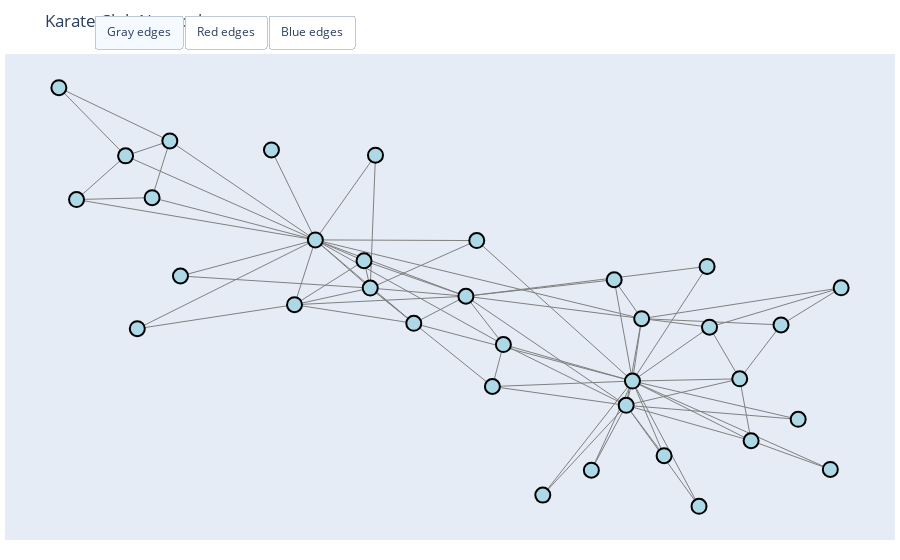

The notebook cell saved with this chart:
### Code cell
# Create a sample graph
G = nx.karate_club_graph()

# Compute the layout of the graph using the Fruchterman-Reingold algorithm
pos = nx.spring_layout(G)

# Add the 'pos' attribute to each node in the graph
for node in G.nodes():
    G.nodes[node]['pos'] = pos[node]

# Create a Plotly figure of the network
fig = go.Figure()

# Add edges to the figure
edge_x = []
edge_y = []
for edge in G.edges():
    x0, y0 = G.nodes[edge[0]]['pos']
    x1, y1 = G.nodes[edge[1]]['pos']
    edge_x.extend([x0, x1, None])
    edge_y.extend([y0, y1, None])

fig.add_trace(go.Scatter(x=edge_x, y=edge_y, mode='lines', line=dict(color='gray', width=1), hoverinfo='none'))

# Add nodes to the figure
node_x = []
node_y = []
node_text = []
for node in G.nodes():
    x, y = G.nodes[node]['pos']
    node_x.append(x)
    node_y.append(y)
    node_text.append(node)

fig.add_trace(go.Scatter(x=node_x, y=node_y, mode='markers', marker=dict(color='lightblue', size=15), text=node_text, hovertemplate='%{text}', hoverinfo='text'))

# Set the layout of the figure
fig.update_layout(title='Karate Club Network', showlegend=False, hovermode='closest',
                  margin=dict(b=20,l=5,r=5,t=40),
                  xaxis=dict(showgrid=False, zeroline=False, showticklabels=False),
                  yaxis=dict(showgrid=False, zeroline=False, showticklabels=False))

# Add interactivity to the figure
fig.update_layout(
    updatemenus=[
        dict(
            type="buttons",
            direction="left",
            buttons=list([
                dict(
                    args=[{"edge_color": "gray"}],
                    label="Gray edges",
                    method="restyle"
                ),
                dict(
                    args=[{"edge_color": "red"}],
                    label="Red edges",
                    method="restyle"
                ),
                dict(
                    args=[{"edge_color": "blue"}],
                    label="Blue edges",
                    method="restyle"
                )
            ]),
            showactive=True,
            pad={"r": 10, "t": 10},
            x=0.1,
            xanchor="left",
            y=1.1,
            yanchor="top"
        )
    ]
)

# Add style options to the figure
fig.update_traces(marker=dict(line=dict(width=2, color='black')))

# Display the figure
fig.show()

### Figure 1 — Plotly figure (JSON) as saved in the notebook; plotly's stock layout.template omitted (floating-point values rounded to 4 significant figures; data arrays with more than 128 entries replaced by an {"elided": "..."} marker saying what was removed)
{"data": [{"hoverinfo": "none", "line": {"color": "gray", "width": 1}, "marker": {"line": {"color": "black", "width": 2}}, "mode": "lines", "type": "scatter", "x": {"elided": "234 float values"}, "y": {"elided": "234 float values"}}, {"hoverinfo": "text", "hovertemplate": "%{text}", "marker": {"color": "lightblue", "line": {"color": "black", "width": 2}, "size": 15}, "mode": "markers", "text": ["0", "1", "2", "3", "4", "5", "6", "7", "8", "9", "10", "11", "12", "13", "14", "15", "16", "17", "18", "19", "20", "21", "22", "23", "24", "25", "26", "27", "28", "29", "30", "31", "32", "33"], "type": "scatter", "x": [-0.3911, -0.2629, -0.03938, -0.4398, -0.7725, -0.8345, -0.7311, -0.2774, 0.04819, 0.5241, -0.949, -0.4937, -0.8071, -0.1611, 0.7369, 0.4237, -0.9903, -0.2506, 0.5052, -0.01403, 0.1403, -0.7063, 0.2537, 0.6003, 0.8372, 0.6968, 0.812, 0.5297, 0.307, 0.6269, 0.02253, 0.3713, 0.3351, 0.3497], "y": [0.321, 0.1062, 0.06963, 0.03184, 0.5095, 0.6958, 0.7624, 0.228, -0.1459, 0.2026, 0.501, 0.7222, -0.07514, -0.05131, -0.4794, -0.6416, 1, 0.6988, -0.8675, 0.318, -0.8175, 0.1599, -0.7064, -0.2988, 0.1072, -0.05823, -0.7029, -0.06823, 0.1432, -0.5749, -0.3331, -0.03043, -0.417, -0.3088]}], "layout": {"hovermode": "closest", "margin": {"b": 20, "l": 5, "r": 5, "t": 40}, "showlegend": false, "title": {"text": "Karate Club Network"}, "updatemenus": [{"buttons": [{"args": [{"edge_color": "gray"}], "label": "Gray edges", "method": "restyle"}, {"args": [{"edge_color": "red"}], "label": "Red edges", "method": "restyle"}, {"args": [{"edge_color": "blue"}], "label": "Blue edges", "method": "restyle"}], "direction": "left", "pad": {"r": 10, "t": 10}, "showactive": true, "type": "buttons", "x": 0.1, "xanchor": "left", "y": 1.1, "yanchor": "top"}], "xaxis": {"showgrid": false, "showticklabels": false, "zeroline": false}, "yaxis": {"showgrid": false, "showticklabels": false, "zeroline": false}}}
